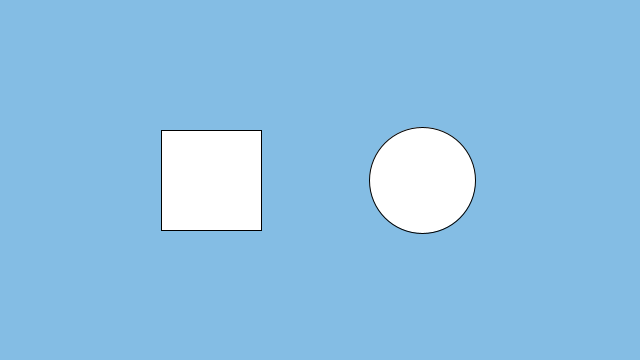
Frame 1 (no input)
Frame 60 (the mouse pressed at the canvas centre just before this capture): identical to frame 1, image omitted
Frame 120 (the mouse held since frame 60 and released just before this capture): identical to frame 1, image omitted

The Processing sketch that drew this single still picture (run headless with seeded random() and noise(); from frame 60 on, the mouse is pressed at the canvas centre):

// Processing sketch: processing_65306
// ── processing_65306.pde

// Pressing Control-R will render this sketch.

float rx, ry;    // rectangle x- and y-coordinate
float rd = 100;  // rectangle width

float ex, ey;    // ellipse x- and y-coordinate
float ed = 106;  // ellipse diameter

void setup()
  {
  size(640, 360);
  smooth();

  // Set the x- and y-coordinates for the rectangle
  rx = width * 0.33 - rd/2; ry = height * 0.5 - rd/2;

  // Set the x- and y-coordinates for the ellipse
  ex = width * 0.66; ey = height * 0.5;
  }

void draw()
  {
  background(132, 189, 228);
  strokeWeight(1);
  color(255);
      if ((mouseX>=rx)&&(mouseX<=rx+100)&&(mouseY>height * 0.5 - rd/2)&&(mouseY<height * 0.5 + rd/2)){background(196, 223, 155);}
      if ((mouseX<=ex+53)&&(mouseX>ex-53)&&(mouseY<=ey+53)&&(mouseY>ey-53)){background(207, 100, 158); strokeWeight(20);}
  rect(rx, ry, rd, rd); ellipse(ex, ey, ed, ed);
  }
